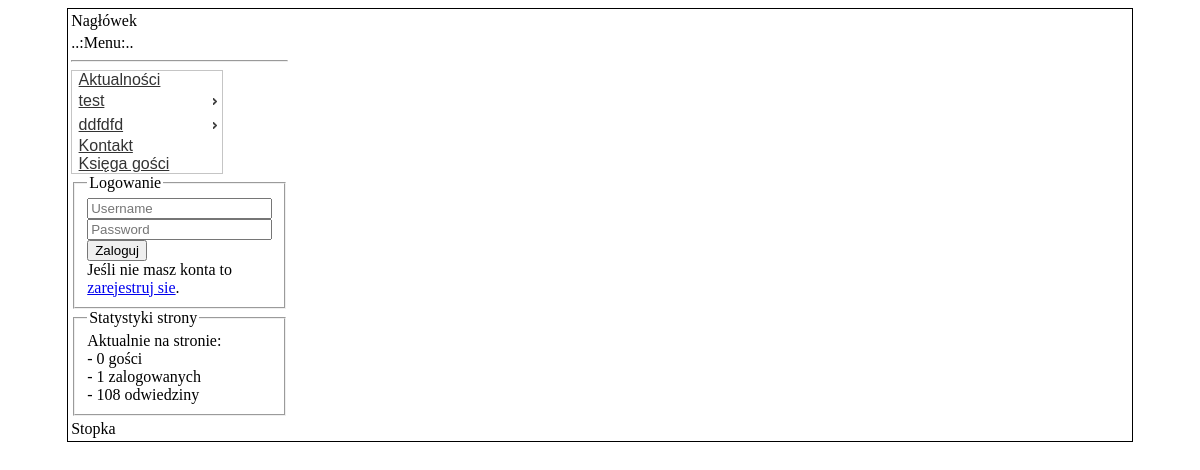
The page /template.php on the database as committed earlier.
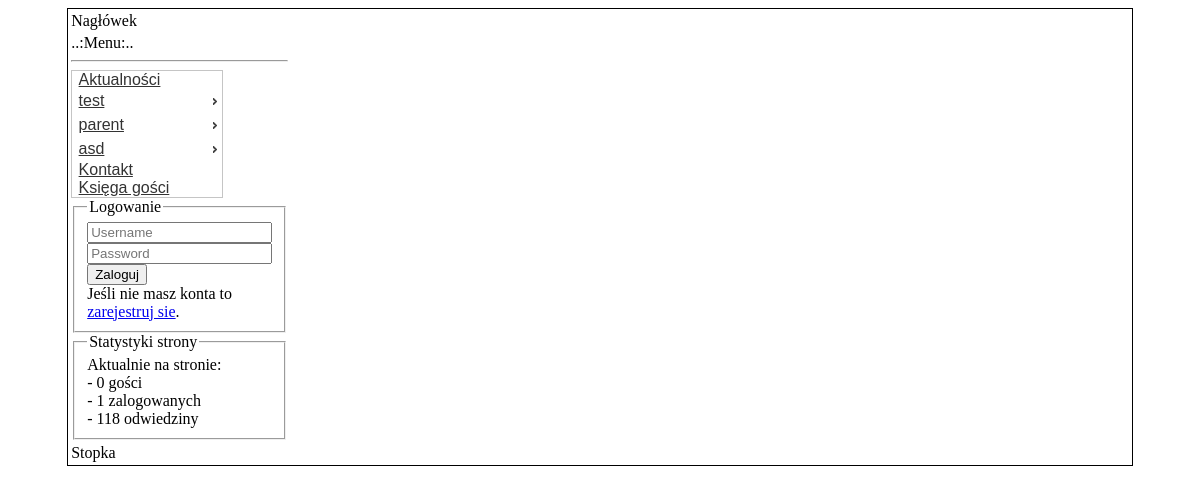
The same page on the database as committed later.
### tables this page shows
CREATE TABLE IF NOT EXISTS `strony` (
  `id` int(11) NOT NULL AUTO_INCREMENT,
  `tytul` varchar(15) NOT NULL,
  `tresc` text,
  `data_utw` timestamp NOT NULL DEFAULT CURRENT_TIMESTAMP,
  `data_mod` timestamp NULL DEFAULT NULL,
  `publikacja` tinyint(1) NOT NULL DEFAULT '0',
  PRIMARY KEY (`id`)
);

### menu.php (the view, shortened to what this page needs)
<ul id="menu">
	<li><a href="?strona=news">Aktualności</a></li>
<?php
$query = mysqli_query($link,"SELECT id, tytul FROM strony WHERE publikacja=1");
while ($dana = mysqli_fetch_assoc($query)){
	echo('<li><div><a href="?strona=strony&id='.$dana['id'].'">'.$dana['tytul'].'</a></div>');
		echo "</li>";
}
?>
	<li><a href="?strona=kontakt">Kontakt</a></li>
	<li><a href="?strona=ksiega">Księga gości</a></li>
</ul>
<link rel="stylesheet" href="//code.jquery.com/ui/1.12.1/themes/base/jquery-ui.css">

### template.php (shortened to what this page needs)
<!Doctype html>
<html>
	<head>
		<link rel="stylesheet" href="./js/jquery.cleditor.css" />
	</head>
	<body>
	<center>
	<table width="90%" style="border:1px solid black;">
		<tr><td colspan="2">Nagłówek</td></tr>
		<tr>
			<td width="150px">..:Menu:..<hr />
				<?php
					include('menu.php');
					include('login.php');
					include('stat.php');
				?>
			</td>
			<td>
				</td>
		</tr>
		<tr><td colspan="2">Stopka</td></tr>
	</table>
	</center>
	</body>
</html>

### login.php (shortened to what this page needs)
<?php
if (!isset($_SESSION['login'])){
	if (!isset($_GET['register'])){
		echo('
		<fieldset><legend>Logowanie</legend>
			<form action="index.php" method="POST">
				<input type="text" name="user" placeholder="Username" /><br />
				<input type="password" name="pass" placeholder="Password" /><br />
				<input type="submit" value="Zaloguj" name="login" /><br />
				Jeśli nie masz konta to <a href="?register=1">zarejestruj sie</a>.
			</form>
		</fieldset>');
	}
}
?>

### stat.php
<?php
$ses_id = session_id();
$time = time();
$prev_time = $time-60*5;
mysqli_query($link,"DELETE FROM stat WHERE time<'$prev_time'");
if (isset($_SESSION['login'])){
	$login=1;
} else {
	$login=0;
}
if (mysqli_num_rows(mysqli_query($link,"SELECT * FROM stat WHERE ses_id='$ses_id'"))==0){
	mysqli_query($link,"INSERT INTO stat (ses_id, time) VALUES ('$ses_id', '$time')");
} else {
	mysqli_query($link,"UPDATE stat SET time='$time', login='$login' WHERE ses_id='$ses_id'");
}
?>
<fieldset><legend>Statystyki strony</legend>
<?php
$ile_gosci = mysqli_num_rows(mysqli_query($link,"SELECT * FROM stat WHERE login='0'"));
$ile_users = mysqli_num_rows(mysqli_query($link,"SELECT * FROM stat WHERE login='1'"));
echo("Aktualnie na stronie:<br />
		- $ile_gosci gości<br />
		- $ile_users zalogowanych<br />");
$status = mysqli_fetch_assoc(mysqli_query($link,"SHOW TABLE STATUS LIKE 'stat'"));
echo("- $status[Auto_increment] odwiedziny");
?>
</fieldset>

### menu.php (style rules this page uses)
.ui-menu { width: 150px; }

Rows that differ between the two databases and show on the page:
removed strony: tytul "ddfdfd"
added strony: tytul "parent"
added strony: tytul "asd"
Other text that changed with them:
$status[Auto_increment]: "108" → "118"
